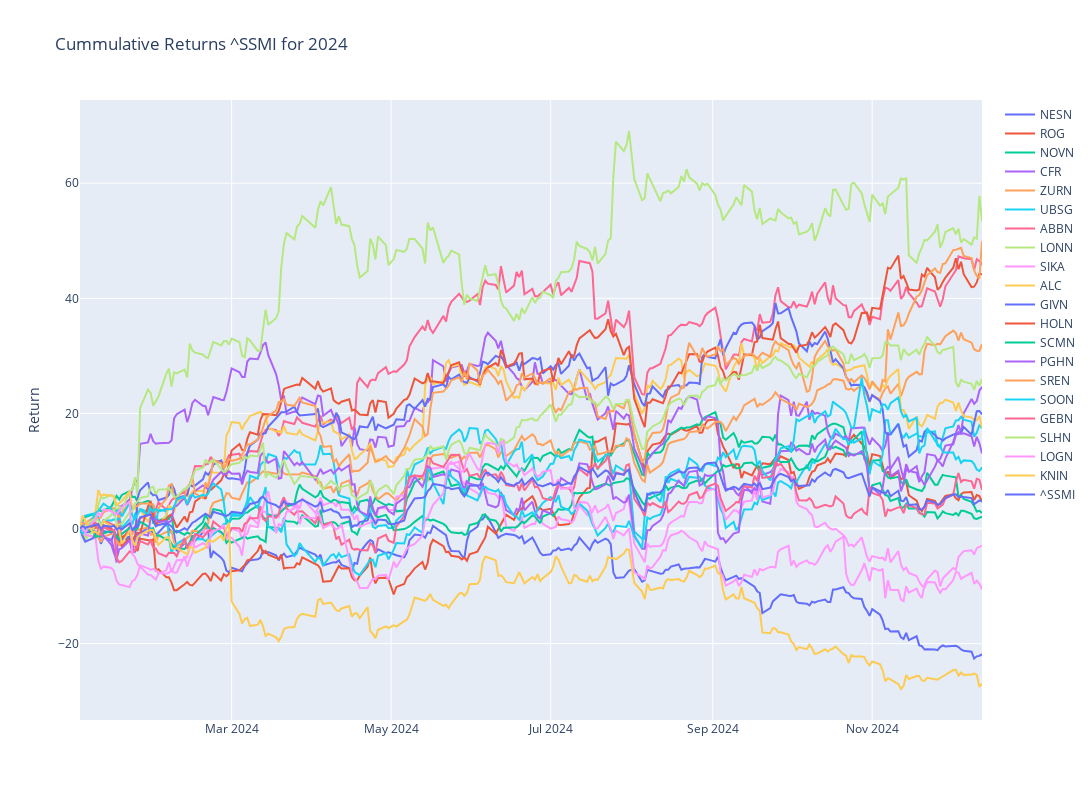

Source (notebook cell):
### Code cell
# Plotly
fig = make_subplots()

# Graph (1,1)
# Loop all stock files and get cummulative return for year
for stock in tqdm(index_list):
    f = os.path.join("../input", stock)
    df = pd.read_csv(f+".csv",index_col="Date",parse_dates=True)
    df['Cummulative_Return'] = cumulative_return(df["Adj Close"].loc[year])
    fig.add_trace(go.Scatter(x=df['Cummulative_Return'].loc[year].index,y=df['Cummulative_Return'].loc[year],mode="lines",name=stock.split('.')[0]),row=1,col=1)

# Update xaxis properties
fig.update_yaxes(title_text="Return", row=1, col=1)

fig.update_layout(height=800, width=1300,showlegend=True,title=f"Cummulative Returns {ticker} for {year}")

fig.show()

### Figure 1 — Plotly figure (JSON) as saved in the notebook; plotly's stock layout.template omitted (floating-point values rounded to 4 significant figures; data arrays with more than 128 entries replaced by an {"elided": "..."} marker saying what was removed)
{"data": [{"mode": "lines", "name": "NESN", "type": "scatter", "x": {"elided": "242 str values"}, "xaxis": "x", "y": {"elided": "242 float values"}, "yaxis": "y"}, {"mode": "lines", "name": "ROG", "type": "scatter", "x": {"elided": "242 str values"}, "xaxis": "x", "y": {"elided": "242 float values"}, "yaxis": "y"}, {"mode": "lines", "name": "NOVN", "type": "scatter", "x": {"elided": "242 str values"}, "xaxis": "x", "y": {"elided": "242 float values"}, "yaxis": "y"}, {"mode": "lines", "name": "CFR", "type": "scatter", "x": {"elided": "242 str values"}, "xaxis": "x", "y": {"elided": "242 float values"}, "yaxis": "y"}, {"mode": "lines", "name": "ZURN", "type": "scatter", "x": {"elided": "242 str values"}, "xaxis": "x", "y": {"elided": "242 float values"}, "yaxis": "y"}, {"mode": "lines", "name": "UBSG", "type": "scatter", "x": {"elided": "242 str values"}, "xaxis": "x", "y": {"elided": "242 float values"}, "yaxis": "y"}, {"mode": "lines", "name": "ABBN", "type": "scatter", "x": {"elided": "242 str values"}, "xaxis": "x", "y": {"elided": "242 float values"}, "yaxis": "y"}, {"mode": "lines", "name": "LONN", "type": "scatter", "x": {"elided": "242 str values"}, "xaxis": "x", "y": {"elided": "242 float values"}, "yaxis": "y"}, {"mode": "lines", "name": "SIKA", "type": "scatter", "x": {"elided": "242 str values"}, "xaxis": "x", "y": {"elided": "242 float values"}, "yaxis": "y"}, {"mode": "lines", "name": "ALC", "type": "scatter", "x": {"elided": "242 str values"}, "xaxis": "x", "y": {"elided": "242 float values"}, "yaxis": "y"}, {"mode": "lines", "name": "GIVN", "type": "scatter", "x": {"elided": "242 str values"}, "xaxis": "x", "y": {"elided": "242 float values"}, "yaxis": "y"}, {"mode": "lines", "name": "HOLN", "type": "scatter", "x": {"elided": "242 str values"}, "xaxis": "x", "y": {"elided": "242 float values"}, "yaxis": "y"}, {"mode": "lines", "name": "SCMN", "type": "scatter", "x": {"elided": "242 str values"}, "xaxis": "x", "y": {"elided": "242 float values"}, "yaxis": "y"}, {"mode": "lines", "name": "PGHN", "type": "scatter", "x": {"elided": "242 str values"}, "xaxis": "x", "y": {"elided": "242 float values"}, "yaxis": "y"}, {"mode": "lines", "name": "SREN", "type": "scatter", "x": {"elided": "242 str values"}, "xaxis": "x", "y": {"elided": "242 float values"}, "yaxis": "y"}, {"mode": "lines", "name": "SOON", "type": "scatter", "x": {"elided": "242 str values"}, "xaxis": "x", "y": {"elided": "242 float values"}, "yaxis": "y"}, {"mode": "lines", "name": "GEBN", "type": "scatter", "x": {"elided": "242 str values"}, "xaxis": "x", "y": {"elided": "242 float values"}, "yaxis": "y"}, {"mode": "lines", "name": "SLHN", "type": "scatter", "x": {"elided": "242 str values"}, "xaxis": "x", "y": {"elided": "242 float values"}, "yaxis": "y"}, {"mode": "lines", "name": "LOGN", "type": "scatter", "x": {"elided": "242 str values"}, "xaxis": "x", "y": {"elided": "242 float values"}, "yaxis": "y"}, {"mode": "lines", "name": "KNIN", "type": "scatter", "x": {"elided": "242 str values"}, "xaxis": "x", "y": {"elided": "242 float values"}, "yaxis": "y"}, {"mode": "lines", "name": "^SSMI", "type": "scatter", "x": {"elided": "241 str values"}, "xaxis": "x", "y": {"elided": "241 float values"}, "yaxis": "y"}], "layout": {"height": 800, "showlegend": true, "title": {"text": "Cummulative Returns ^SSMI for 2024"}, "width": 1300, "xaxis": {"anchor": "y", "domain": [0, 1]}, "yaxis": {"anchor": "x", "domain": [0, 1], "title": {"text": "Return"}}}}
